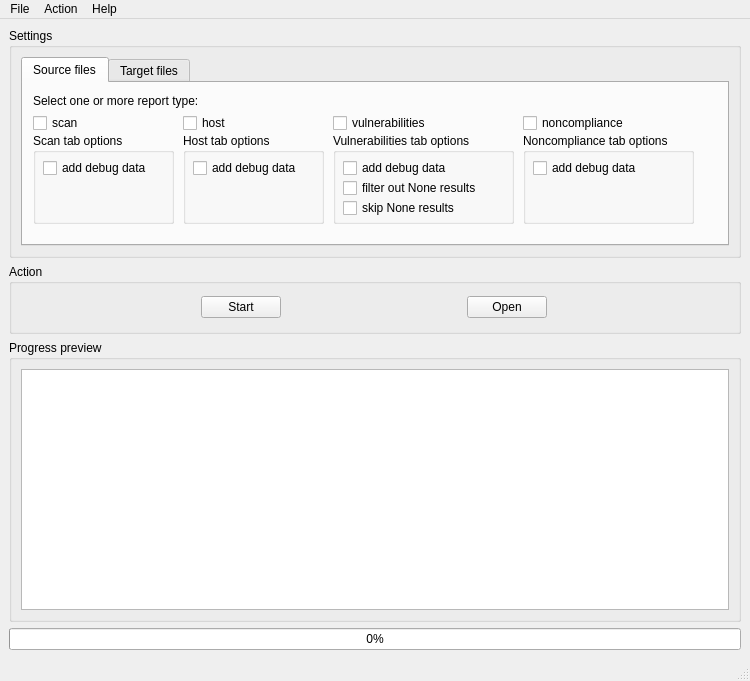
<?xml version="1.0" encoding="UTF-8"?>
<ui version="4.0">
 <author>Damian Krawczyk</author>
 <class>MainWindow</class>
 <widget class="QMainWindow" name="MainWindow">
  <property name="geometry">
   <rect>
    <x>0</x>
    <y>0</y>
    <width>750</width>
    <height>681</height>
   </rect>
  </property>
  <property name="sizePolicy">
   <sizepolicy hsizetype="Expanding" vsizetype="Expanding">
    <horstretch>0</horstretch>
    <verstretch>0</verstretch>
   </sizepolicy>
  </property>
  <property name="minimumSize">
   <size>
    <width>750</width>
    <height>620</height>
   </size>
  </property>
  <property name="windowTitle">
   <string>MainWindow</string>
  </property>
  <widget class="QWidget" name="centralwidget">
   <property name="sizePolicy">
    <sizepolicy hsizetype="Preferred" vsizetype="Preferred">
     <horstretch>0</horstretch>
     <verstretch>0</verstretch>
    </sizepolicy>
   </property>
   <property name="minimumSize">
    <size>
     <width>750</width>
     <height>0</height>
    </size>
   </property>
   <property name="maximumSize">
    <size>
     <width>16777215</width>
     <height>16777215</height>
    </size>
   </property>
   <layout class="QVBoxLayout" name="verticalLayout">
    <item>
     <widget class="QGroupBox" name="groupBox_settings">
      <property name="minimumSize">
       <size>
        <width>0</width>
        <height>230</height>
       </size>
      </property>
      <property name="maximumSize">
       <size>
        <width>16777215</width>
        <height>230</height>
       </size>
      </property>
      <property name="title">
       <string>Settings</string>
      </property>
      <layout class="QVBoxLayout" name="verticalLayout_3">
       <item>
        <widget class="QTabWidget" name="tabWidget_settings">
         <property name="currentIndex">
          <number>0</number>
         </property>
         <widget class="QWidget" name="tab_files_source">
          <attribute name="title">
           <string>Source files</string>
          </attribute>
          <widget class="QLabel" name="label_report_type">
           <property name="geometry">
            <rect>
             <x>10</x>
             <y>10</y>
             <width>201</width>
             <height>16</height>
            </rect>
           </property>
           <property name="text">
            <string>Select one or more report type:</string>
           </property>
          </widget>
          <widget class="QCheckBox" name="checkBox_report_scan">
           <property name="geometry">
            <rect>
             <x>10</x>
             <y>30</y>
             <width>61</width>
             <height>20</height>
            </rect>
           </property>
           <property name="toolTip">
            <string>&lt;html&gt;&lt;head/&gt;&lt;body&gt;&lt;p&gt;Mark this checkbox if you want to get spreadsheet with &lt;span style=&quot; font-weight:600;&quot;&gt;scan sum-up&lt;/span&gt;.&lt;/p&gt;&lt;/body&gt;&lt;/html&gt;</string>
           </property>
           <property name="text">
            <string>scan</string>
           </property>
          </widget>
          <widget class="QCheckBox" name="checkBox_report_host">
           <property name="geometry">
            <rect>
             <x>160</x>
             <y>30</y>
             <width>61</width>
             <height>20</height>
            </rect>
           </property>
           <property name="toolTip">
            <string>&lt;html&gt;&lt;head/&gt;&lt;body&gt;&lt;p&gt;Mark this checkbox if you want to get spreadsheet with &lt;span style=&quot; font-weight:600;&quot;&gt;host sum-up&lt;/span&gt;.&lt;/p&gt;&lt;/body&gt;&lt;/html&gt;</string>
           </property>
           <property name="text">
            <string>host</string>
           </property>
          </widget>
          <widget class="QCheckBox" name="checkBox_report_vulnerabilities">
           <property name="geometry">
            <rect>
             <x>310</x>
             <y>30</y>
             <width>121</width>
             <height>20</height>
            </rect>
           </property>
           <property name="toolTip">
            <string>&lt;html&gt;&lt;head/&gt;&lt;body&gt;&lt;p&gt;Mark this checkbox if you want to get spreadsheet with &lt;span style=&quot; font-weight:600;&quot;&gt;vulnerabilities sum-up&lt;/span&gt;.&lt;/p&gt;&lt;/body&gt;&lt;/html&gt;</string>
           </property>
           <property name="text">
            <string>vulnerabilities</string>
           </property>
          </widget>
          <widget class="QCheckBox" name="checkBox_report_noncompliance">
           <property name="geometry">
            <rect>
             <x>500</x>
             <y>30</y>
             <width>131</width>
             <height>20</height>
            </rect>
           </property>
           <property name="toolTip">
            <string>&lt;html&gt;&lt;head/&gt;&lt;body&gt;&lt;p&gt;Mark this checkbox if you want to get spreadsheet with &lt;span style=&quot; font-weight:600;&quot;&gt;noncompliance sum-up&lt;/span&gt;.&lt;/p&gt;&lt;/body&gt;&lt;/html&gt;</string>
           </property>
           <property name="text">
            <string>noncompliance</string>
           </property>
          </widget>
          <widget class="QGroupBox" name="groupBox_options_scan">
           <property name="geometry">
            <rect>
             <x>10</x>
             <y>50</y>
             <width>141</width>
             <height>91</height>
            </rect>
           </property>
           <property name="title">
            <string>Scan tab options</string>
           </property>
           <widget class="QCheckBox" name="checkBox_debug_data_scan">
            <property name="geometry">
             <rect>
              <x>10</x>
              <y>25</y>
              <width>121</width>
              <height>20</height>
             </rect>
            </property>
            <property name="toolTip">
             <string>&lt;html&gt;&lt;head/&gt;&lt;body&gt;&lt;p&gt;Mark this checkbox if you want to get additional columns for selected report type like source file name with path, policy name and more. &lt;/p&gt;&lt;p&gt;&lt;span style=&quot; font-style:italic;&quot;&gt;Note: Debug columns name are marked in &lt;/span&gt;&lt;span style=&quot; font-style:italic; color:#0000ff;&quot;&gt;blue color&lt;/span&gt;&lt;span style=&quot; font-style:italic;&quot;&gt;.&lt;/span&gt;&lt;/p&gt;&lt;/body&gt;&lt;/html&gt;</string>
            </property>
            <property name="text">
             <string>add debug data</string>
            </property>
           </widget>
          </widget>
          <widget class="QGroupBox" name="groupBox_options_host">
           <property name="geometry">
            <rect>
             <x>160</x>
             <y>50</y>
             <width>141</width>
             <height>91</height>
            </rect>
           </property>
           <property name="title">
            <string>Host tab options</string>
           </property>
           <widget class="QCheckBox" name="checkBox_debug_data_host">
            <property name="geometry">
             <rect>
              <x>10</x>
              <y>25</y>
              <width>121</width>
              <height>20</height>
             </rect>
            </property>
            <property name="toolTip">
             <string>&lt;html&gt;&lt;head/&gt;&lt;body&gt;&lt;p&gt;Mark this checkbox if you want to get additional columns for selected report type like source file name with path, policy name and more. &lt;/p&gt;&lt;p&gt;&lt;span style=&quot; font-style:italic;&quot;&gt;Note: Debug columns name are marked in &lt;/span&gt;&lt;span style=&quot; font-style:italic; color:#0000ff;&quot;&gt;blue color&lt;/span&gt;&lt;span style=&quot; font-style:italic;&quot;&gt;.&lt;/span&gt;&lt;/p&gt;&lt;/body&gt;&lt;/html&gt;</string>
            </property>
            <property name="text">
             <string>add debug data</string>
            </property>
           </widget>
          </widget>
          <widget class="QGroupBox" name="groupBox_options_vulnerabilities">
           <property name="geometry">
            <rect>
             <x>310</x>
             <y>50</y>
             <width>181</width>
             <height>91</height>
            </rect>
           </property>
           <property name="title">
            <string>Vulnerabilities tab options</string>
           </property>
           <widget class="QCheckBox" name="checkBox_debug_data_vulnerabilities">
            <property name="geometry">
             <rect>
              <x>10</x>
              <y>25</y>
              <width>121</width>
              <height>20</height>
             </rect>
            </property>
            <property name="toolTip">
             <string>&lt;html&gt;&lt;head/&gt;&lt;body&gt;&lt;p&gt;Mark this checkbox if you want to get additional columns for selected report type like source file name with path, policy name and more. &lt;/p&gt;&lt;p&gt;&lt;span style=&quot; font-style:italic;&quot;&gt;Note: Debug columns name are marked in &lt;/span&gt;&lt;span style=&quot; font-style:italic; color:#0000ff;&quot;&gt;blue color&lt;/span&gt;&lt;span style=&quot; font-style:italic;&quot;&gt;.&lt;/span&gt;&lt;/p&gt;&lt;/body&gt;&lt;/html&gt;</string>
            </property>
            <property name="text">
             <string>add debug data</string>
            </property>
           </widget>
           <widget class="QCheckBox" name="checkBox_vulnerabilities_none_filter_out">
            <property name="geometry">
             <rect>
              <x>10</x>
              <y>45</y>
              <width>161</width>
              <height>20</height>
             </rect>
            </property>
            <property name="toolTip">
             <string>&lt;html&gt;&lt;head/&gt;&lt;body&gt;&lt;p&gt;Mark this checkbox if you want to automatically filter out plugins results with None Risk Factor and see in final report only these which Risk Factor is equal Low, Medium, High or Critical.&lt;/p&gt;&lt;p&gt;&lt;span style=&quot; font-style:italic;&quot;&gt;Note: Plugins results with None Risk Factor are not removed from report, to see them use filter in column Risk Factor.&lt;/span&gt;&lt;/p&gt;&lt;/body&gt;&lt;/html&gt;</string>
            </property>
            <property name="text">
             <string>filter out None results</string>
            </property>
           </widget>
           <widget class="QCheckBox" name="checkBox_vulnerabilities_none_skip">
            <property name="geometry">
             <rect>
              <x>10</x>
              <y>65</y>
              <width>161</width>
              <height>20</height>
             </rect>
            </property>
            <property name="toolTip">
             <string>&lt;html&gt;&lt;head/&gt;&lt;body&gt;&lt;p&gt;Mark this checkbox if you want to completely skip plugins results with None Risk Factor and see in final report only these which Risk Factor is equal Low, Medium, High or Critical.&lt;/p&gt;&lt;p&gt;&lt;span style=&quot; font-style:italic;&quot;&gt;Note: To see plugins results with None Risk Factor in report you need disable this option and analyze selected files again.&lt;/span&gt;&lt;/p&gt;&lt;/body&gt;&lt;/html&gt;</string>
            </property>
            <property name="text">
             <string>skip None results</string>
            </property>
           </widget>
          </widget>
          <widget class="QGroupBox" name="groupBox_options_noncompliance">
           <property name="geometry">
            <rect>
             <x>500</x>
             <y>50</y>
             <width>171</width>
             <height>91</height>
            </rect>
           </property>
           <property name="title">
            <string>Noncompliance tab options</string>
           </property>
           <widget class="QCheckBox" name="checkBox_debug_data_noncompliance">
            <property name="geometry">
             <rect>
              <x>10</x>
              <y>25</y>
              <width>121</width>
              <height>20</height>
             </rect>
            </property>
            <property name="toolTip">
             <string>&lt;html&gt;&lt;head/&gt;&lt;body&gt;&lt;p&gt;Mark this checkbox if you want to get additional columns for selected report type like source file name with path, policy name and more. &lt;/p&gt;&lt;p&gt;&lt;span style=&quot; font-style:italic;&quot;&gt;Note: Debug columns name are marked in &lt;/span&gt;&lt;span style=&quot; font-style:italic; color:#0000ff;&quot;&gt;blue color&lt;/span&gt;&lt;span style=&quot; font-style:italic;&quot;&gt;.&lt;/span&gt;&lt;/p&gt;&lt;/body&gt;&lt;/html&gt;</string>
            </property>
            <property name="text">
             <string>add debug data</string>
            </property>
           </widget>
          </widget>
         </widget>
         <widget class="QWidget" name="tab_files_target">
          <attribute name="title">
           <string>Target files</string>
          </attribute>
          <widget class="QLabel" name="label_target_directory">
           <property name="geometry">
            <rect>
             <x>10</x>
             <y>8</y>
             <width>120</width>
             <height>21</height>
            </rect>
           </property>
           <property name="minimumSize">
            <size>
             <width>110</width>
             <height>0</height>
            </size>
           </property>
           <property name="maximumSize">
            <size>
             <width>120</width>
             <height>16777215</height>
            </size>
           </property>
           <property name="text">
            <string>Target directory:</string>
           </property>
          </widget>
          <widget class="QLineEdit" name="lineEdit_target_directory">
           <property name="geometry">
            <rect>
             <x>130</x>
             <y>8</y>
             <width>441</width>
             <height>21</height>
            </rect>
           </property>
           <property name="minimumSize">
            <size>
             <width>0</width>
             <height>0</height>
            </size>
           </property>
           <property name="maximumSize">
            <size>
             <width>450</width>
             <height>16777215</height>
            </size>
           </property>
           <property name="toolTip">
            <string>&lt;html&gt;&lt;head/&gt;&lt;body&gt;&lt;p&gt;Current target directory for output file.&lt;/p&gt;&lt;/body&gt;&lt;/html&gt;</string>
           </property>
           <property name="readOnly">
            <bool>true</bool>
           </property>
          </widget>
          <widget class="QPushButton" name="pushButton_target_dir_change">
           <property name="geometry">
            <rect>
             <x>590</x>
             <y>3</y>
             <width>80</width>
             <height>32</height>
            </rect>
           </property>
           <property name="minimumSize">
            <size>
             <width>80</width>
             <height>0</height>
            </size>
           </property>
           <property name="maximumSize">
            <size>
             <width>80</width>
             <height>16777215</height>
            </size>
           </property>
           <property name="toolTip">
            <string>&lt;html&gt;&lt;head/&gt;&lt;body&gt;&lt;p&gt;Click to &lt;span style=&quot; font-weight:600;&quot;&gt;change target directory&lt;/span&gt; for output file.&lt;/p&gt;&lt;/body&gt;&lt;/html&gt;</string>
           </property>
           <property name="text">
            <string>Change</string>
           </property>
          </widget>
          <widget class="QLineEdit" name="lineEdit_suffix_custom_value">
           <property name="enabled">
            <bool>true</bool>
           </property>
           <property name="geometry">
            <rect>
             <x>160</x>
             <y>98</y>
             <width>150</width>
             <height>21</height>
            </rect>
           </property>
           <property name="minimumSize">
            <size>
             <width>150</width>
             <height>0</height>
            </size>
           </property>
           <property name="maximumSize">
            <size>
             <width>150</width>
             <height>16777215</height>
            </size>
           </property>
           <property name="toolTip">
            <string>&lt;html&gt;&lt;head/&gt;&lt;body&gt;&lt;p&gt;Key-in text here and than mark checkbox on the left if you want to add suffix taken from this field into target filename.&lt;/p&gt;&lt;p&gt;&lt;span style=&quot; font-style:italic;&quot;&gt;Note: Take a look below to see target filename example received that way.&lt;/span&gt;&lt;/p&gt;&lt;/body&gt;&lt;/html&gt;</string>
           </property>
           <property name="clearButtonEnabled">
            <bool>false</bool>
           </property>
          </widget>
          <widget class="QCheckBox" name="checkBox_suffix_timestamp">
           <property name="geometry">
            <rect>
             <x>10</x>
             <y>68</y>
             <width>300</width>
             <height>21</height>
            </rect>
           </property>
           <property name="minimumSize">
            <size>
             <width>300</width>
             <height>0</height>
            </size>
           </property>
           <property name="maximumSize">
            <size>
             <width>300</width>
             <height>16777215</height>
            </size>
           </property>
           <property name="toolTip">
            <string>&lt;html&gt;&lt;head/&gt;&lt;body&gt;&lt;p&gt;Mark this checkbox if you want to add suffix with &amp;quot;_YYYYMMDD_HHMMSS&amp;quot; into target filename.&lt;/p&gt;&lt;p&gt;&lt;span style=&quot; font-style:italic;&quot;&gt;Note: Take a look below to see target filename example received that way.&lt;/span&gt;&lt;/p&gt;&lt;/body&gt;&lt;/html&gt;</string>
           </property>
           <property name="text">
            <string>add suffix with &quot;_YYYYMMDD_HHMMSS&quot;</string>
           </property>
          </widget>
          <widget class="QCheckBox" name="checkBox_suffix_custom">
           <property name="geometry">
            <rect>
             <x>10</x>
             <y>98</y>
             <width>150</width>
             <height>21</height>
            </rect>
           </property>
           <property name="minimumSize">
            <size>
             <width>150</width>
             <height>0</height>
            </size>
           </property>
           <property name="maximumSize">
            <size>
             <width>150</width>
             <height>16777215</height>
            </size>
           </property>
           <property name="toolTip">
            <string>&lt;html&gt;&lt;head/&gt;&lt;body&gt;&lt;p&gt;Mark this checkbox if you want to add suffix taken from field on the right into target filename.&lt;/p&gt;&lt;p&gt;&lt;span style=&quot; font-style:italic;&quot;&gt;Note: Take a look below to see target filename example received that way.&lt;/span&gt;&lt;/p&gt;&lt;/body&gt;&lt;/html&gt;</string>
           </property>
           <property name="text">
            <string>add custom suffix</string>
           </property>
          </widget>
          <widget class="QCheckBox" name="checkBox_set_source_directory_as_target_directory">
           <property name="geometry">
            <rect>
             <x>10</x>
             <y>30</y>
             <width>281</width>
             <height>20</height>
            </rect>
           </property>
           <property name="toolTip">
            <string>&lt;html&gt;&lt;head/&gt;&lt;body&gt;&lt;p&gt;Mark this checkbox if you want to automatically change target directory each time when you select new source file/-s and set target directory to be the same as source file/-s directory.&lt;/p&gt;&lt;p&gt;&lt;span style=&quot; font-style:italic;&quot;&gt;Note: If you use Open directory to open source files this directory will be use as target directory for all files including these from subdirectories.&lt;/span&gt;&lt;/p&gt;&lt;/body&gt;&lt;/html&gt;</string>
           </property>
           <property name="text">
            <string>set source directory as target directory</string>
           </property>
          </widget>
          <widget class="QLabel" name="label_target_file_name">
           <property name="geometry">
            <rect>
             <x>10</x>
             <y>130</y>
             <width>121</width>
             <height>16</height>
            </rect>
           </property>
           <property name="text">
            <string>Target filename:</string>
           </property>
          </widget>
          <widget class="QLabel" name="label_target_file_name_value">
           <property name="geometry">
            <rect>
             <x>130</x>
             <y>130</y>
             <width>431</width>
             <height>16</height>
            </rect>
           </property>
           <property name="toolTip">
            <string>&lt;html&gt;&lt;head/&gt;&lt;body&gt;&lt;p&gt;Target filename example.&lt;/p&gt;&lt;p&gt;&lt;span style=&quot; font-style:italic;&quot;&gt;Note: Use two checkboxes above interchangeably to change the order in target filename.&lt;/span&gt;&lt;/p&gt;&lt;/body&gt;&lt;/html&gt;</string>
           </property>
           <property name="text">
            <string/>
           </property>
          </widget>
         </widget>
        </widget>
       </item>
      </layout>
     </widget>
    </item>
    <item>
     <widget class="QGroupBox" name="groupBox_action">
      <property name="minimumSize">
       <size>
        <width>0</width>
        <height>70</height>
       </size>
      </property>
      <property name="title">
       <string>Action</string>
      </property>
      <layout class="QGridLayout" name="gridLayout">
       <item row="0" column="0">
        <widget class="QPushButton" name="pushButton_start">
         <property name="enabled">
          <bool>true</bool>
         </property>
         <property name="minimumSize">
          <size>
           <width>80</width>
           <height>0</height>
          </size>
         </property>
         <property name="maximumSize">
          <size>
           <width>80</width>
           <height>16777215</height>
          </size>
         </property>
         <property name="toolTip">
          <string>&lt;html&gt;&lt;head/&gt;&lt;body&gt;&lt;p&gt;Click to &lt;span style=&quot; font-weight:600;&quot;&gt;start &lt;/span&gt;analysis of selected *.nessus files.&lt;/p&gt;&lt;/body&gt;&lt;/html&gt;</string>
         </property>
         <property name="toolTipDuration">
          <number>-1</number>
         </property>
         <property name="statusTip">
          <string/>
         </property>
         <property name="text">
          <string>Start</string>
         </property>
        </widget>
       </item>
       <item row="0" column="1">
        <widget class="QPushButton" name="pushButton_target_dir_open">
         <property name="enabled">
          <bool>true</bool>
         </property>
         <property name="minimumSize">
          <size>
           <width>80</width>
           <height>0</height>
          </size>
         </property>
         <property name="maximumSize">
          <size>
           <width>80</width>
           <height>16777215</height>
          </size>
         </property>
         <property name="toolTip">
          <string>&lt;html&gt;&lt;head/&gt;&lt;body&gt;&lt;p&gt;Click to &lt;span style=&quot; font-weight:600;&quot;&gt;open target directory&lt;/span&gt;.&lt;/p&gt;&lt;/body&gt;&lt;/html&gt;</string>
         </property>
         <property name="text">
          <string>Open</string>
         </property>
        </widget>
       </item>
      </layout>
     </widget>
    </item>
    <item>
     <widget class="QGroupBox" name="groupBox_progress">
      <property name="minimumSize">
       <size>
        <width>0</width>
        <height>100</height>
       </size>
      </property>
      <property name="title">
       <string>Progress preview</string>
      </property>
      <layout class="QHBoxLayout" name="horizontalLayout">
       <item>
        <widget class="QTextEdit" name="textEdit_progress">
         <property name="sizePolicy">
          <sizepolicy hsizetype="Preferred" vsizetype="Expanding">
           <horstretch>0</horstretch>
           <verstretch>0</verstretch>
          </sizepolicy>
         </property>
         <property name="font">
          <font>
           <family>Courier New</family>
           <pointsize>10</pointsize>
          </font>
         </property>
         <property name="toolTip">
          <string>&lt;html&gt;&lt;head/&gt;&lt;body&gt;&lt;p&gt;Here you will see whole progress preview for any action taken.&lt;/p&gt;&lt;p&gt;&lt;span style=&quot; font-style:italic;&quot;&gt;Note: You can mark and copy text from this field.&lt;/span&gt;&lt;/p&gt;&lt;/body&gt;&lt;/html&gt;</string>
         </property>
         <property name="readOnly">
          <bool>true</bool>
         </property>
         <property name="textInteractionFlags">
          <set>Qt::TextSelectableByKeyboard|Qt::TextSelectableByMouse</set>
         </property>
        </widget>
       </item>
      </layout>
     </widget>
    </item>
    <item>
     <widget class="QProgressBar" name="progressBar">
      <property name="value">
       <number>0</number>
      </property>
     </widget>
    </item>
   </layout>
  </widget>
  <widget class="QMenuBar" name="menubar">
   <property name="geometry">
    <rect>
     <x>0</x>
     <y>0</y>
     <width>750</width>
     <height>22</height>
    </rect>
   </property>
   <widget class="QMenu" name="menuFile">
    <property name="title">
     <string>File</string>
    </property>
    <addaction name="actionOpen_file"/>
    <addaction name="actionOpen_directory"/>
    <addaction name="separator"/>
    <addaction name="actionExit"/>
   </widget>
   <widget class="QMenu" name="menuAction">
    <property name="title">
     <string>Action</string>
    </property>
    <addaction name="actionStart_analysis"/>
    <addaction name="separator"/>
    <addaction name="separator"/>
    <addaction name="actionChange_target_directory"/>
    <addaction name="actionOpen_target_directory"/>
   </widget>
   <widget class="QMenu" name="menuAbout">
    <property name="title">
     <string>Help</string>
    </property>
    <addaction name="actionAbout"/>
   </widget>
   <addaction name="menuFile"/>
   <addaction name="menuAction"/>
   <addaction name="menuAbout"/>
  </widget>
  <widget class="QStatusBar" name="statusbar"/>
  <action name="actionExit">
   <property name="text">
    <string>Exit</string>
   </property>
  </action>
  <action name="actionOpen_directory">
   <property name="text">
    <string>Open directory</string>
   </property>
  </action>
  <action name="actionOpen_file">
   <property name="text">
    <string>Open file\-s</string>
   </property>
  </action>
  <action name="actionStart_analysis">
   <property name="text">
    <string>Start analysis</string>
   </property>
  </action>
  <action name="actionChange_separator">
   <property name="text">
    <string>Change separator</string>
   </property>
  </action>
  <action name="actionChange_target_directory">
   <property name="text">
    <string>Change target directory</string>
   </property>
  </action>
  <action name="actionOpen_target_directory">
   <property name="text">
    <string>Open target directory</string>
   </property>
  </action>
  <action name="actionAbout">
   <property name="text">
    <string>About</string>
   </property>
  </action>
 </widget>
 <tabstops>
  <tabstop>textEdit_progress</tabstop>
 </tabstops>
 <resources/>
 <connections/>
</ui>
